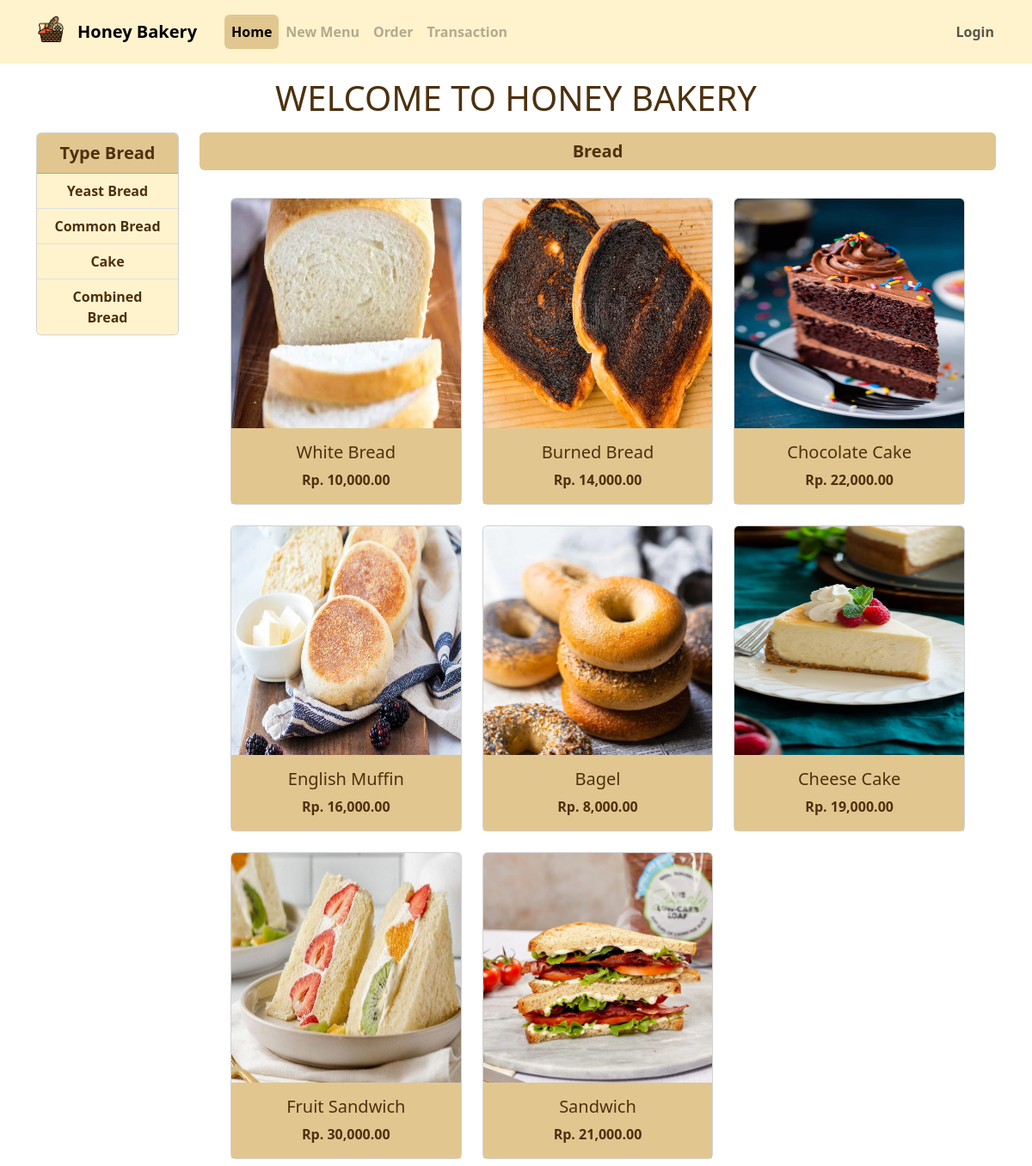
The page / on the database its author committed.
### tables this page shows
CREATE TABLE `cake` (
  `id_cake` int(11) NOT NULL,
  `cake_name` varchar(20) NOT NULL,
  `type` varchar(20) NOT NULL,
  `price` int(11) NOT NULL,
  `image` varchar(30) NOT NULL
);

### index.php (the view, shortened to what this page needs)
<?php
    include "functions.php";
?>
<!doctype html>
<html lang="en">
<head>
    <link rel='stylesheet' href='css/style.css'>
    <link href="https://cdn.jsdelivr.net/npm/bootstrap@5.3.2/dist/css/bootstrap.min.css" rel="stylesheet"
>
</head>
<body>
    <nav class="navbar navbar-expand-lg bg-warning-subtle">
        <div class="container-fluid p-1 mx-4">
            <div class="navbar-brand d-flex ">
                <a class="mx-3"><img src="img/logo.png" alt="" style="width:30px;"></a>
                <a class="nav-link active navbar-brand" href="index.php">Honey Bakery</a>
            </div>
            <div class="collapse navbar-collapse" id="navbarNavDropdown">
                <ul class="navbar-nav">
                    <?php if(empty($_SESSION['username'])) : ?>
                    <li class="nav-item">
                        <a class="nav-link rounded active" href="index.php" style="background-color: #E1C78F;">Home</a>
                    </li>
                    <li class="nav-item">
                        <a class="nav-link rounded disabled" href="#">New Menu</a>
                    </li>
                    <li class="nav-item">
                        <a class="nav-link rounded disabled" href="">Order</a>
                    </li>
                    <li class="nav-item">
                        <a class="nav-link rounded disabled" href="#">Transaction</a>
                    </li>
                    <?php endif ; ?>
                </ul>
            </div>
            <?php if(empty($_SESSION['username'])) : ?>
            <a class="nav-link rounded navbar-nav d-flex mx-3" href="login.php">Login</a>
            <?php else: ?>
            <a class="nav-link rounded navbar-nav d-flex mx-3" href="edit.php?username=<?=$_SESSION['username']?>">Profile</a>
            <a class="nav-link rounded navbar-nav d-flex mx-3" href="login.php?login=logout">Logout</a>
            <?php endif ; ?>
        </div>
    </nav>
    <center class="my-3">
        <h1 style="color: #4d310f !important;">WELCOME TO HONEY BAKERY</h1>
    </center>
    <div class="container">
        <div class="row">
            <div class="col-2">
                <center>
                    <div class="card">
                        <div class="card-header" style="font-size:20px;">
                            <a class="breadType" href="index.php">Type Bread</a>
                        </div>
                        <ul class="list-group list-group-flush">
                            <li class="list-group-item bg-warning-subtle">
                                <a class="breadType" href="index.php?type=yeast">Yeast Bread</a>
                            </li>
                            <li class="list-group-item bg-warning-subtle">
                                <a class="breadType" href="index.php?type=common">Common Bread</a>
                            </li>
                            <li class="list-group-item bg-warning-subtle">
                                <a class="breadType" href="index.php?type=cake">Cake</a>
                            </li>
                            <li class="list-group-item bg-warning-subtle">
                                <a class="breadType" href="index.php?type=combined">Combined Bread</a>
                            </li>
                        </ul>
                    </div>
                </center>
            </div>
            <div class="col-10">
                <div class="d-flex align-items-center justify-content-center rounded"
                    style="background-color: #E1C78F; font-size:20px; font-weight:bold; height:44px">
                    <a href="index.php" class="breadType">Bread</a>
                </div>
                <div class="row p-2 mx-3">
                    <?php
                        $query = mysqli_query($conn, "SELECT * FROM cake");
                        while($data = mysqli_fetch_array($query)):
                    ?>
                    <?php if(isset($_GET['type'])) :?>
                        <?php if($_GET['type'] == 'yeast'): ?>
                            <?php if($data['type'] == 'Yeast Bread'): ?>
                            <div class="col-md-4 mt-4 d-flex">
                                <div class="card" style="width: 18rem;">
                                    <img src="img/asset/<?=$data['image']?>" class="card-img-top" alt="..."
                                        style="aspect-ratio:1/1;">
                                    <div class="card-body text-center">
                                        <h5 class="card-title"><?= $data['cake_name']?></h5>
                                        <p class="card-text">Rp. <?= number_format($data['price'],2,'.',',')  ?></p>
                                        <?php if(isset($_SESSION['username']) && $_SESSION['username'] == 'admin') : ?>
                                        <div class="d-flex justify-content-center gap-2">
                                            <a href="edit.php?editCake=<?=$data['id_cake']?>" class="btn btn-primary">Edit</a>
                                            <a href="process.php?delete=<?=$data['id_cake']?>" class="btn btn-danger">Delete</a>
                                        </div>
                                        <?php endif; ?>
                                    </div>
                                </div>
                            </div>
                            <?php endif; ?>
                        <?php elseif($_GET['type'] == 'common'): ?>
                            <?php if($data['type'] == 'Common Bread'): ?>
                            <div class="col-md-4 mt-4 d-flex">
                                <div class="card" style="width: 18rem;">
                                    <img src="img/asset/<?=$data['image']?>" class="card-img-top" alt="..."
                                        style="aspect-ratio:1/1;">
                                    <div class="card-body text-center">
                                        <h5 class="card-title"><?= $data['cake_name']?></h5>
                                        <p class="card-text">Rp. <?= number_format($data['price'],2,'.',',')  ?></p>
                                        <?php if(isset($_SESSION['username']) && $_SESSION['username'] == 'admin') : ?>
                                        <div class="d-flex justify-content-center gap-2">
                                            <a href="edit.php?editCake=<?=$data['id_cake']?>" class="btn btn-primary">Edit</a>
                                            <a href="process.php?delete=<?=$data['id_cake']?>" class="btn btn-danger">Delete</a>
                                        </div>
                                        <?php endif; ?>
                                    </div>
                                </div>
                            </div>
                            <?php endif; ?>
                        <?php elseif($_GET['type'] == 'cake'): ?>
                            <?php if($data['type'] == 'Cake'): ?>
                            <div class="col-md-4 mt-4 d-flex">
                                <div class="card" style="width: 18rem;">
                                    <img src="img/asset/<?=$data['image']?>" class="card-img-top" alt="..."
                                        style="aspect-ratio:1/1;">
                                    <div class="card-body text-center">
                                        <h5 class="card-title"><?= $data['cake_name']?></h5>
                                        <p class="card-text">Rp. <?= number_format($data['price'],2,'.',',')  ?></p>
                                        <?php if(isset($_SESSION['username']) && $_SESSION['username'] == 'admin') : ?>
                                        <div class="d-flex justify-content-center gap-2">
                                            <a href="edit.php?editCake=<?=$data['id_cake']?>" class="btn btn-primary">Edit</a>
                                            <a href="process.php?delete=<?=$data['id_cake']?>" class="btn btn-danger">Delete</a>
                                        </div>
                                        <?php endif; ?>
                                    </div>
                                </div>
                            </div>
                            <?php endif; ?>
                        <?php elseif($_GET['type'] == 'combined'): ?>
                            <?php if($data['type'] == 'Combined Bread'): ?>
                            <div class="col-md-4 mt-4 d-flex">
                                <div class="card" style="width: 18rem;">
                                    <img src="img/asset/<?=$data['image']?>" class="card-img-top" alt="..."
                                        style="aspect-ratio:1/1;">
                                    <div class="card-body text-center">
                                        <h5 class="card-title"><?= $data['cake_name']?></h5>
                                        <p class="card-text">Rp. <?= number_format($data['price'],2,'.',',')  ?></p>
                                        <?php if(isset($_SESSION['username']) && $_SESSION['username'] == 'admin') : ?>
                                        <div class="d-flex justify-content-center gap-2">
                                            <a href="edit.php?editCake=<?=$data['id_cake']?>" class="btn btn-primary">Edit</a>
                                            <a href="process.php?delete=<?=$data['id_cake']?>" class="btn btn-danger">Delete</a>
                                        </div>
                                        <?php endif; ?>
                                    </div>
                                </div>
                            </div>
                            <?php endif; ?>
                        <?php endif;  ?>
                        <?php else:  ?>
                            <div class="col-md-4 mt-4 d-flex">
                                <div class="card" style="width: 18rem;">
                                    <img src="img/asset/<?=$data['image']?>" class="card-img-top" alt="..."
                                        style="aspect-ratio:1/1;">
                                    <div class="card-body text-center">
                                        <h5 class="card-title"><?= $data['cake_name']?></h5>
                                        <p class="card-text">Rp. <?= number_format($data['price'],2,'.',',')  ?></p>
                                    </div>
                                </div>
                            </div>
                        <?php endif; ?>
                    <?php endwhile; ?>
                </div>
            </div>
        </div>
    </div>
</body>
</html>

### css/style.css (style rules this page uses)
a { font-weight: bold !important; }
.breadType { text-decoration: none !important; color: #4d310f !important; }
.card-header { background-color: #E1C78F !important; font-weight:bold; color:#4d310f !important; }
.card-body { background-color: #E1C78F !important; font-weight:bold; color:#4d310f !important; }

### rows shown on the page
cake: image (picture), cake_name "White Bread", price "10,000.00"
cake: image (picture), cake_name "Burned Bread", price "14,000.00"
cake: image (picture), cake_name "Chocolate Cake", price "22,000.00"
cake: image (picture), cake_name "English Muffin", price "16,000.00"
cake: image (picture), cake_name "Bagel", price "8,000.00"
cake: image (picture), cake_name "Cheese Cake", price "19,000.00"
cake: image (picture), cake_name "Fruit Sandwich", price "30,000.00"
cake: image (picture), cake_name "Sandwich", price "21,000.00"
